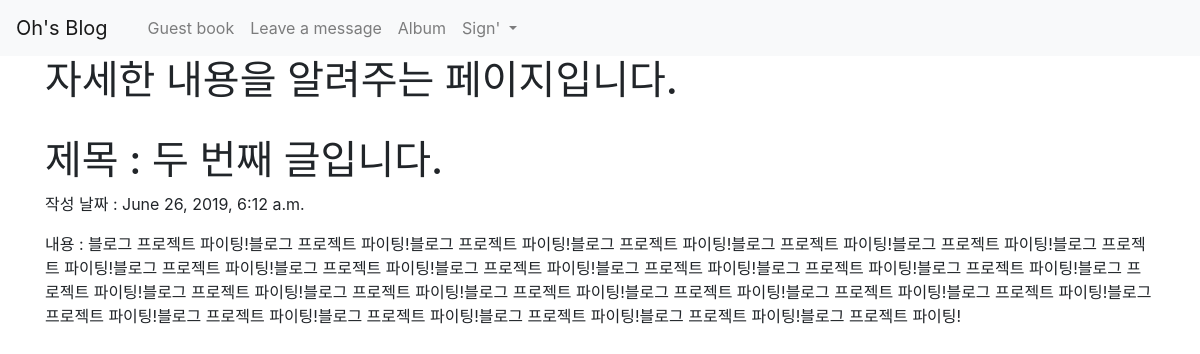
Page /blog/2 on the committed database.
### hello/models.py (models this page shows, shortened)
class Blog(models.Model):
    title = models.CharField(max_length=200)
    pub_date = models.DateTimeField('date published')
    body = models.TextField()

### hello/views.py (the view)
# urls.py: path('blog/<int:blog_id>', hello.views.detail, name="detail"),
def detail(request, blog_id):
    blog_detail = get_object_or_404(Blog, pk = blog_id)
    return render(request, 'detail.html', {'blog':blog_detail})

### hello/templates/detail.html
{% extends 'base.html' %}
{% block contents %}
    <h1> 자세한 내용을 알려주는 페이지입니다. </h1>
    <br>
    <h1> 제목 : {{blog.title}} </h1>
    <p> 작성 날짜 : {{blog.pub_date}} </p>
    <p> 내용 : {{blog.body}} </p>
{% endblock %}

### rows in the picture
Blog: title "두 번째 글입니다.", pub_date "June 26, 2019, 6:12 a.m.", body "블로그 프로젝트 파이팅!블로그 프로젝트 파이팅!블로그 프로젝트 파이팅!블로그 프로젝트 파이팅!블로그 프로젝트 파이팅!블로그 프로젝트 파이팅!블로그 프로젝트 파이팅!블로그 프로젝트 파이팅!블로그 프로젝트 파이팅!블로그 프로젝트 파이팅!블로그 프로젝트 파이팅!블로그 프로젝트 파이팅!블로그 프로젝트 파이팅!블로그 프로젝트 파이팅!블로그 프로젝트 파이팅!블로그 프로젝트 파이팅!블로그 프로젝트 파이팅!블로그 프로젝트 파이팅!블로그 프로젝트 파이팅!블로그 프로젝트 파이팅!블로그 프로젝트 파이팅!블로그 프로젝트 파이팅!블로그 프로젝트 파이팅!블로그 프로젝트 파이팅!블로그 프로젝트 파이팅!블로그 프로젝트 파이팅!"
